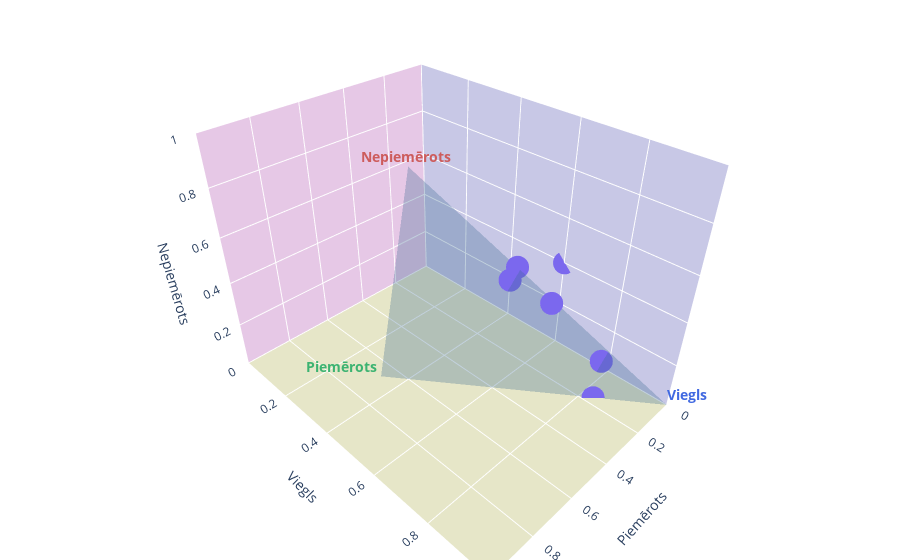

The notebook cell saved with this chart:
### Markdown cell above
## Telecides of unit
Visualisation of each unit

### Code cell
final_aggregation('sectionid').show()

### Figure 1 — Plotly figure (JSON) as saved in the notebook; plotly's stock layout.template omitted (floating-point values rounded to 4 significant figures)
{"data": [{"color": "steelblue", "hoverinfo": "none", "opacity": 0.3, "type": "mesh3d", "x": [0.222, 0, 0.667], "y": [0.111, 1, 0.333], "z": [0.666, 0, 0]}, {"hovertemplate": "Piemērots: %{x:.2f}<br>Viegls: %{y:.2f}<br>Nepiemērots: %{z:.2f}<extra>%{text}</extra>", "marker": {"color": "mediumslateblue", "size": 8, "symbol": "circle"}, "mode": "markers", "text": ["1. Kas ir mediji, ko no tiem sagaidīt", "2. Pierādījumu veidi", "3. Viltus ziņas", "4. Ievads loģikas kļūdās", "5. Loģikas kļūdas: slidenā nogāze un melnbaltā domāšana", "6. Loģikas kļūdas: nepatiesais cēlonis un atsaukšanās uz tradīciju"], "type": "scatter3d", "x": [0.1039, 0.08333, 0.125, 0.1667, 0, 0.1667], "y": [0.6234, 0.8056, 0.5, 0.8333, 0.6, 0.5], "z": [0.2727, 0.1111, 0.375, 0, 0.4, 0.3333]}], "layout": {"margin": {"b": 0, "l": 0, "r": 0, "t": 0}, "scene": {"annotations": [{"font": {"color": "indianred", "size": 14}, "opacity": 1, "showarrow": false, "text": "<b>Nepiemērots</b>", "x": 0.222, "xanchor": "center", "xshift": -2, "y": 0.111, "yshift": 10, "z": 0.666}, {"font": {"color": "mediumseagreen", "size": 14}, "opacity": 1, "showarrow": false, "text": "<b>Piemērots</b>", "x": 0.667, "xanchor": "right", "xshift": -2, "y": 0.333, "yshift": 10, "z": 0}, {"font": {"color": "royalblue", "size": 14}, "opacity": 1, "showarrow": false, "text": "<b>Viegls</b>", "x": 0, "xanchor": "left", "xshift": -2, "y": 1, "yshift": 10, "z": 0}], "xaxis": {"backgroundcolor": "rgb(200, 200, 230)", "gridcolor": "white", "nticks": 6, "range": [0, 1], "showbackground": true, "showspikes": false, "title": {"text": "Piemērots"}, "zerolinecolor": "white"}, "yaxis": {"backgroundcolor": "rgb(230, 200,230)", "gridcolor": "white", "nticks": 6, "range": [0, 1], "showbackground": true, "showspikes": false, "title": {"text": "Viegls"}, "zerolinecolor": "white"}, "zaxis": {"backgroundcolor": "rgb(230, 230,200)", "gridcolor": "white", "nticks": 6, "range": [0, 1], "showbackground": true, "showspikes": false, "title": {"text": "Nepiemērots"}, "zerolinecolor": "white"}}}}
